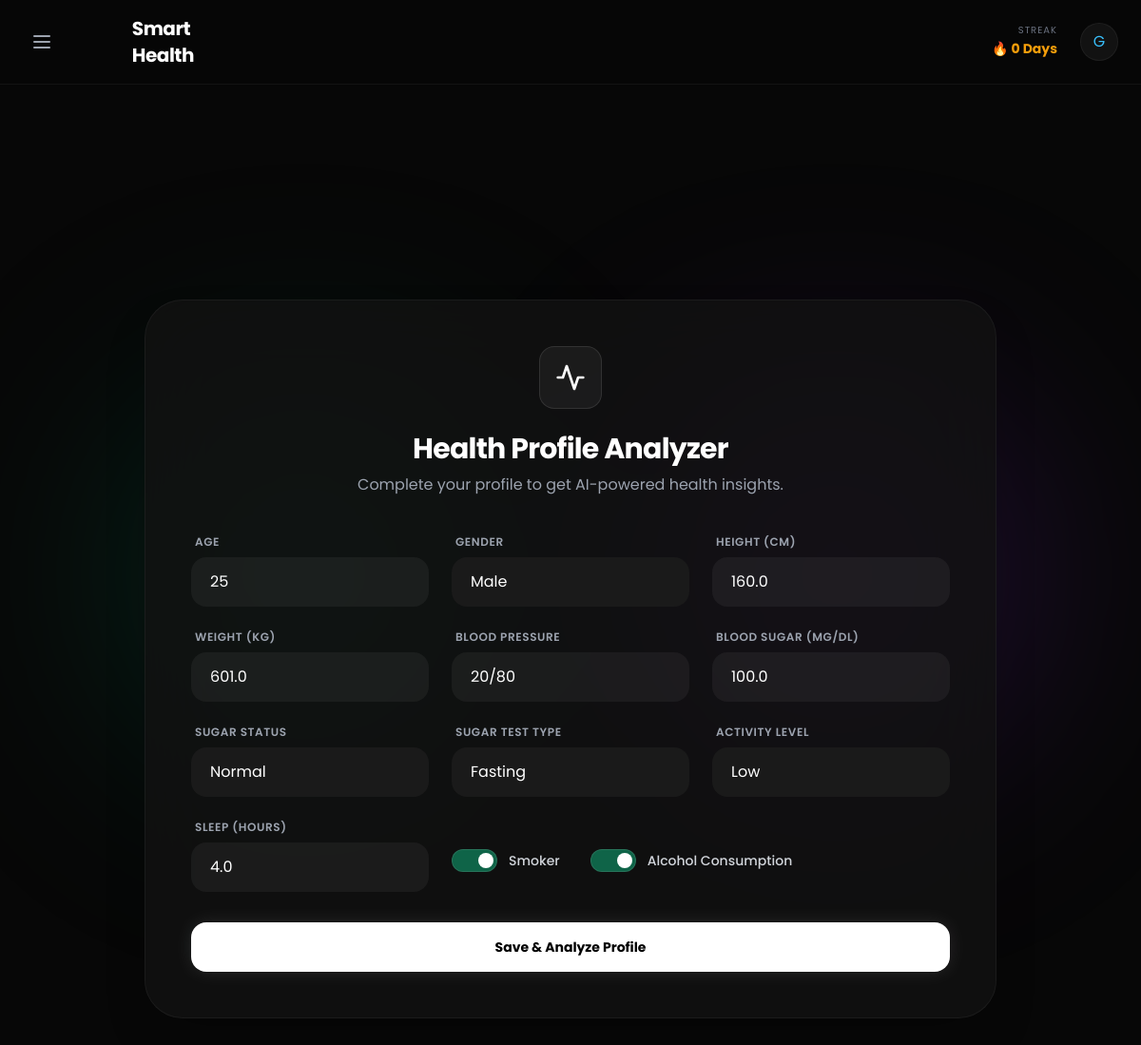
Page /health-profile/ (signed in) on the committed database.
### healthapp/models.py (models this page shows, shortened)
class HealthProfile(models.Model):
    GENDER_CHOICES = [
        ('Male', 'Male'),
        ('Female', 'Female'),
        ('Other', 'Other'),
    ]
    ACTIVITY_LEVELS = [
        ('Low', 'Low'),
        ('Moderate', 'Moderate'),
        ('High', 'High'),
    ]
    SUGAR_STATUS_CHOICES = [
        ('Normal', 'Normal'),
        ('Prediabetes', 'Prediabetes'),
        ('Diabetes', 'Diabetes'),
    ]
    SUGAR_TEST_TYPE_CHOICES = [
        ('Fasting', 'Fasting'),
        ('Random', 'Random'),
    ]
    user = models.OneToOneField(User, on_delete=models.CASCADE)
    age = models.PositiveIntegerField()
    gender = models.CharField(max_length=10, choices=GENDER_CHOICES)
    height = models.FloatField(help_text="Height in cm")
    weight = models.FloatField(help_text="Weight in kg")
    blood_pressure = models.CharField(max_length=15)
    sugar_level = models.FloatField(help_text="mg/dL")
    sugar_status = models.CharField(max_length=15, choices=SUGAR_STATUS_CHOICES)
    sugar_test_type = models.CharField(max_length=10, choices=SUGAR_TEST_TYPE_CHOICES)
    activity_level = models.CharField(max_length=10, choices=ACTIVITY_LEVELS)
    smoker = models.BooleanField(default=False)
    alcohol = models.BooleanField(default=False)
    sleep_hours = models.FloatField(default=7.0)
    current_streak = models.PositiveIntegerField(default=0)
    last_streak_date = models.DateField(null=True, blank=True)
    total_activities_completed = models.PositiveIntegerField(default=0)
    date_created = models.DateTimeField(auto_now_add=True)

### healthapp/views.py (the view, shortened to what this page needs)
# urls.py: path('health-profile/', views.health_profile, name='health_profile'),
@login_required(login_url='login')
def health_profile(request):
    profile = HealthProfile.objects.filter(user=request.user).first()
    bmi = score = None
    feedback = ""
    recommendations = None
    return render(request, 'healthapp/health_profile.html', {
        'profile': profile,
        'bmi': bmi,
        'score': score,
        'feedback': feedback,
        'recommendations': recommendations,
    })

### healthapp/templates/healthapp/health_profile.html (shortened to what this page needs)
{% extends 'healthapp/base.html' %}
{% block content %}
<div class="fixed inset-0 -z-10 h-full w-full bg-[#070707]">
  <div
    class="absolute top-1/2 left-[10%] -translate-y-1/2 w-[400px] h-[400px] bg-emerald-600/20 rounded-full blur-[120px]">
  </div>
  <div
    class="absolute top-1/2 right-[10%] -translate-y-1/2 w-[400px] h-[400px] bg-purple-600/20 rounded-full blur-[120px]">
  </div>
</div>
<div class="flex items-center justify-center min-h-screen py-12 px-4">
  <div
    class="w-full max-w-4xl p-8 md:p-12 bg-[#121212]/80 backdrop-blur-2xl rounded-[40px] border border-white/5 shadow-2xl">
    <div class="flex flex-col items-center mb-10 text-center">
      <div class="mb-6 p-4 bg-white/5 rounded-2xl border border-white/10 text-white">
        <svg xmlns="http://www.w3.org/2000/svg" width="32" height="32" viewBox="0 0 24 24" fill="none"
          stroke="currentColor" stroke-width="2" stroke-linecap="round" stroke-linejoin="round">
          <path d="M22 12h-4l-3 9L9 3l-3 9H2" />
        </svg>
      </div>
      <h2 class="text-3xl font-bold text-white tracking-tight">Health Profile Analyzer</h2>
      <p class="mt-2 text-gray-400">Complete your profile to get AI-powered health insights.</p>
    </div>
    <form method="POST" class="space-y-8">
      <div class="grid grid-cols-1 md:grid-cols-2 lg:grid-cols-3 gap-6">
        <div class="space-y-2">
          <label class="text-xs font-semibold text-gray-400 ml-1 uppercase tracking-wider">Age</label>
          <input type="number" name="age" value="{{ profile.age|default:'' }}" required
            class="block w-full px-5 py-3.5 text-white bg-white/5 border border-white/10 rounded-2xl focus:ring-1 focus:ring-emerald-500/50 focus:border-emerald-500/50 outline-none transition-all placeholder-gray-600"
            placeholder="e.g. 25">
        </div>
        <div class="space-y-2">
          <label class="text-xs font-semibold text-gray-400 ml-1 uppercase tracking-wider">Gender</label>
          <select name="gender" required
            class="block w-full px-5 py-3.5 text-white bg-[#1a1a1a] border border-white/10 rounded-2xl focus:ring-1 focus:ring-emerald-500/50 focus:border-emerald-500/50 outline-none transition-all appearance-none cursor-pointer">
            <option value="Male" {% if profile.gender == "Male" %}selected{% endif %}>Male</option>
          </select>
        </div>
        <div class="space-y-2">
          <label class="text-xs font-semibold text-gray-400 ml-1 uppercase tracking-wider">Height (cm)</label>
          <input type="number" step="0.1" name="height" value="{{ profile.height|default:'' }}" required
            class="block w-full px-5 py-3.5 text-white bg-white/5 border border-white/10 rounded-2xl focus:ring-1 focus:ring-emerald-500/50 focus:border-emerald-500/50 outline-none transition-all placeholder-gray-600"
            placeholder="e.g. 175">
        </div>
        <div class="space-y-2">
          <label class="text-xs font-semibold text-gray-400 ml-1 uppercase tracking-wider">Weight (kg)</label>
          <input type="number" step="0.1" name="weight" value="{{ profile.weight|default:'' }}" required
            class="block w-full px-5 py-3.5 text-white bg-white/5 border border-white/10 rounded-2xl focus:ring-1 focus:ring-emerald-500/50 focus:border-emerald-500/50 outline-none transition-all placeholder-gray-600"
            placeholder="e.g. 70">
        </div>
        <div class="space-y-2">
          <label class="text-xs font-semibold text-gray-400 ml-1 uppercase tracking-wider">Blood Pressure</label>
          <input type="text" name="blood_pressure" placeholder="120/80" value="{{ profile.blood_pressure|default:'' }}"
            required
            class="block w-full px-5 py-3.5 text-white bg-white/5 border border-white/10 rounded-2xl focus:ring-1 focus:ring-emerald-500/50 focus:border-emerald-500/50 outline-none transition-all placeholder-gray-600">
        </div>
        <div class="space-y-2">
          <label class="text-xs font-semibold text-gray-400 ml-1 uppercase tracking-wider">Blood Sugar (mg/dL)</label>
          <input type="number" step="0.1" name="sugar_level" value="{{ profile.sugar_level|default:'' }}" required
            class="block w-full px-5 py-3.5 text-white bg-white/5 border border-white/10 rounded-2xl focus:ring-1 focus:ring-emerald-500/50 focus:border-emerald-500/50 outline-none transition-all placeholder-gray-600"
            placeholder="e.g. 90">
        </div>
        <div class="space-y-2">
          <label class="text-xs font-semibold text-gray-400 ml-1 uppercase tracking-wider">Sugar Status</label>
          <select name="sugar_status" required
            class="block w-full px-5 py-3.5 text-white bg-[#1a1a1a] border border-white/10 rounded-2xl focus:ring-1 focus:ring-emerald-500/50 focus:border-emerald-500/50 outline-none transition-all appearance-none cursor-pointer">
            <option value="Normal" {% if profile.sugar_status == "Normal" %}selected{% endif %}>Normal</option>
          </select>
        </div>
        <div class="space-y-2">
          <label class="text-xs font-semibold text-gray-400 ml-1 uppercase tracking-wider">Sugar Test Type</label>
          <select name="sugar_test_type" required
            class="block w-full px-5 py-3.5 text-white bg-[#1a1a1a] border border-white/10 rounded-2xl focus:ring-1 focus:ring-emerald-500/50 focus:border-emerald-500/50 outline-none transition-all appearance-none cursor-pointer">
            <option value="Fasting" {% if profile.sugar_test_type == "Fasting" %}selected{% endif %}>Fasting</option>
          </select>
        </div>
        <div class="space-y-2">
          <label class="text-xs font-semibold text-gray-400 ml-1 uppercase tracking-wider">Activity Level</label>
          <select name="activity_level" required
            class="block w-full px-5 py-3.5 text-white bg-[#1a1a1a] border border-white/10 rounded-2xl focus:ring-1 focus:ring-emerald-500/50 focus:border-emerald-500/50 outline-none transition-all appearance-none cursor-pointer">
            <option value="Low" {% if profile.activity_level == "Low" %}selected{% endif %}>Low</option>
          </select>
        </div>
        <div class="space-y-2">
          <label class="text-xs font-semibold text-gray-400 ml-1 uppercase tracking-wider">Sleep (hours)</label>
          <input type="number" step="0.1" name="sleep_hours" value="{{ profile.sleep_hours|default:'' }}" required
            class="block w-full px-5 py-3.5 text-white bg-white/5 border border-white/10 rounded-2xl focus:ring-1 focus:ring-emerald-500/50 focus:border-emerald-500/50 outline-none transition-all placeholder-gray-600"
            placeholder="e.g. 7.5">
        </div>
        <div class="lg:col-span-2 flex items-center space-x-8 pt-4">
          <label class="flex items-center space-x-3 cursor-pointer group">
            <div class="relative">
              <div
                class="w-12 h-6 bg-white/10 rounded-full peer-checked:bg-emerald-500/50 transition-all border border-white/10">
              </div>
              <div
                class="absolute left-1 top-1 w-4 h-4 bg-white rounded-full transition-all peer-checked:translate-x-6">
              </div>
            </div>
            <span class="text-sm font-medium text-gray-300 group-hover:text-white transition-colors">Smoker</span>
          </label>
          <label class="flex items-center space-x-3 cursor-pointer group">
            <div class="relative">
              <div
                class="w-12 h-6 bg-white/10 rounded-full peer-checked:bg-emerald-500/50 transition-all border border-white/10">
              </div>
              <div
                class="absolute left-1 top-1 w-4 h-4 bg-white rounded-full transition-all peer-checked:translate-x-6">
              </div>
            </div>
            <span class="text-sm font-medium text-gray-300 group-hover:text-white transition-colors">Alcohol
              Consumption</span>
          </label>
        </div>
      </div>
      <button type="submit"
        class="w-full py-4 text-sm font-bold text-black bg-white rounded-2xl hover:bg-gray-200 focus:outline-none transition-all transform active:scale-[0.98] shadow-[0_0_20px_rgba(255,255,255,0.1)]">
        Save & Analyze Profile
      </button>
    </form>
  </div>
</div>
{% endblock %}

### healthapp/templates/healthapp/base.html (shortened to what this page needs)
{% load static %}
<!DOCTYPE html>
<html lang="en">
<head>
    <script src="https://cdn.tailwindcss.com"></script>
    <link rel="stylesheet" href="{% static 'healthapp/style.css' %}">
</head>
<body>
    <nav class="sticky top-0 z-30 bg-[#070707]/80 backdrop-blur-md border-b border-white/5 px-6 py-4">
        <div class="max-w-7xl mx-auto flex justify-between items-center">
            <div class="flex items-center gap-4">
                <button onclick="toggleSidebar()" class="p-2 text-gray-400 hover:text-white transition-colors">
                    <svg xmlns="http://www.w3.org/2000/svg" width="24" height="24" viewBox="0 0 24 24" fill="none" stroke="currentColor" stroke-width="2" stroke-linecap="round" stroke-linejoin="round"><line x1="4" x2="20" y1="12" y2="12"></line><line x1="4" x2="20" y1="6" y2="6"></line><line x1="4" x2="20" y1="18" y2="18"></line></svg>
                </button>
                <h1 class="text-xl font-bold text-white tracking-tight">Smart Health</h1>
            </div>
            <div class="flex items-center gap-4">
                {% if profile %}
                <div class="hidden md:flex flex-col items-end mr-2">
                    <p class="text-[10px] text-gray-500 uppercase tracking-widest leading-none">Streak</p>
                    <p class="text-sm font-bold text-amber-500 mt-1">🔥 {{ profile.current_streak }} Days</p>
                </div>
                {% endif %}
                <div class="w-10 h-10 bg-white/5 rounded-full flex items-center justify-center text-sky-400 border border-white/5">
                    {{ request.user.username|slice:":1"|upper }}
                </div>
            </div>
        </div>
    </nav>
    <div class="{% block container_class %}container mx-auto px-4 py-8{% endblock %}">
        {% block content %}{% endblock %}
    </div>
</body>
</html>

### healthapp/static/healthapp/style.css (style rules this page uses)
body { font-family: 'Poppins', sans-serif; background: #070707; color: #f0f0f0; margin: 0; padding: 0; min-height: 100vh; }
input, select, button { width: 90%; padding: 12px; margin: 10px 0; border-radius: 10px; border: none; outline: none; transition: 0.3s ease; font-size: 15px; }
input, select { background: rgba(255, 255, 255, 0.08); color: #fff; }
button { background: linear-gradient(90deg, #00e6ac, #00b38f); color: #111; font-weight: bold; cursor: pointer; letter-spacing: 0.5px; transition: all 0.3s ease; }
.grid { display: grid; grid-template-columns: repeat(auto-fit, minmax(220px, 1fr)); gap: 15px; margin-top: 20px; }
label { font-size: 14px; color: #aaa; margin-bottom: 6px; display: block; }

### healthapp/templates/healthapp/base.html (style rules this page uses)
body { font-family: 'Poppins', sans-serif; -webkit-tap-highlight-color: transparent; -webkit-touch-callout: none; -webkit-user-select: none; user-select: none; padding: env(safe-area-inset-top) env(safe-area-inset-right) env(safe-area-inset-bottom) env(safe-area-inset-left); }
input, textarea, [contenteditable="true"] { -webkit-user-select: text; user-select: text; }

### rows in the picture
HealthProfile: current_streak "0", age "25", gender "Male", height "160.0", weight "601.0", blood_pressure "20/80", sugar_level "100.0", sugar_status "Normal", sugar_test_type "Fasting", activity_level "Low", sleep_hours "4.0"

### other values in the picture
{{ request.user.username|slice:":1"|upper }} "G"
